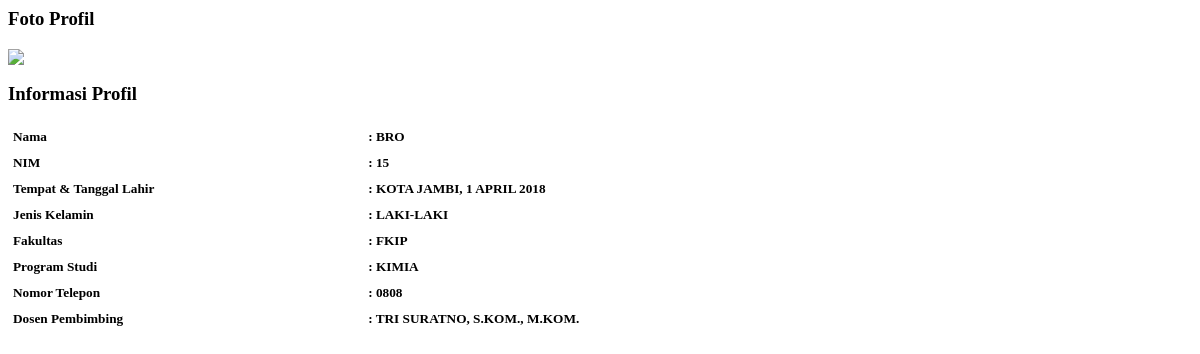
The page /mhs/reqs/profil.php (signed in) on the database as committed earlier.
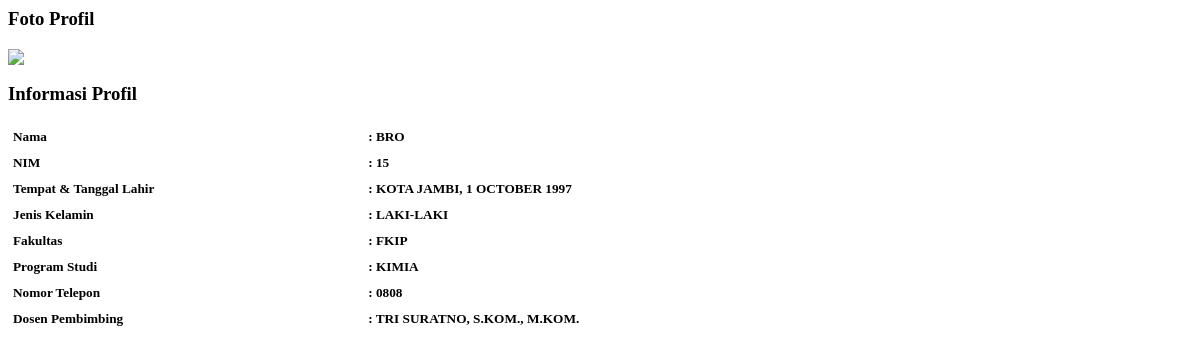
The same page on the database as committed later.
### tables this page shows
CREATE TABLE `mahasiswa` (
  `nim` varchar(20) NOT NULL,
  `nama` varchar(255) NOT NULL,
  `tempat_lahir` varchar(100) NOT NULL,
  `tanggal_lahir` date NOT NULL,
  `fakultas` varchar(70) NOT NULL,
  `prodi` varchar(70) NOT NULL,
  `jenis_kelamin` tinyint(4) NOT NULL,
  `telp` varchar(12) NOT NULL,
  `sks` int(3) NOT NULL,
  `ipk` double NOT NULL,
  `semester` tinyint(4) NOT NULL,
  `nip_pembimbing` varchar(20) NOT NULL,
  `tempat_magang` varchar(100) DEFAULT NULL
);

CREATE TABLE `dosen` (
  `nip` varchar(20) NOT NULL,
  `nama` varchar(50) NOT NULL
);

### core/Database.php (called while the page is built, shortened)
<?php
	class Database
	{
		function __construct()
		{
		    $this->host = 'localhost';
		    $this->user = 'root';
		    $this->pass = '';
		    $this->db 	= 'magang';
		    $this->conn = new mysqli($this->host, $this->user, $this->pass, $this->db);
		}
	}
 ?>

### core/Mahasiswa.php (called while the page is built, shortened)
<?php
	require_once 'Database.php';
	class Mahasiswa extends Database
	{
		function __construct()
		{
			$nim = $_SESSION['username'];
			$query 	= "SELECT dosen.nama AS nama_pembimbing, mahasiswa.* FROM mahasiswa JOIN dosen WHERE dosen.nip = mahasiswa.nip_pembimbing AND mahasiswa.nim = '$nim'";
			$result = $this->conn->query($query);
			while($row = $result->fetch_object())
			{
				$this->nim 				= $row->nim;
				$this->nama 			= $row->nama;
				$this->tempat_lahir 	= $row->tempat_lahir;
				$this->tanggal_lahir 	= date_format(date_create($row->tanggal_lahir), "j F Y");
				$this->fakultas 		= $row->fakultas;
				$this->prodi 			= $row->prodi;
				$this->telp 			= $row->telp;
				$this->jenis_kelamin 	= ($row->jenis_kelamin == 1) ? "Laki-laki" : "Perempuan";
				$this->nama_pembimbing	= $row->nama_pembimbing;
			}
		}
	}
	$mahasiswa = new Mahasiswa();
 ?>

### mhs/reqs/profil.php (the view, shortened to what this page needs)
<div class="col-md-3">
  <h3 class="profile-head">Foto Profil</h3>
  <img src="http://icons.iconarchive.com/icons/webalys/kameleon.pics/512/Student-3-icon.png" class="img-responsive">
</div>
<div class="col-md-9">
  <h3 class="profile-head">Informasi Profil</h3> <?php require_once '../../core/Mahasiswa.php'; ?>
  <div class="profile-content">
    <h5 class="data-type">Nama</h5><h5 class="data-content"> : <?= $mahasiswa->nama ?></h5>
    <h5 class="data-type">NIM</h5><h5 class="data-content">: <?= $mahasiswa->nim ?></h5>
    <h5 class="data-type">Tempat & Tanggal Lahir</h5><h5 class="data-content">: <?= $mahasiswa->tempat_lahir . ', ' . $mahasiswa->tanggal_lahir ?></h5>
    <h5 class="data-type">Jenis Kelamin</h5><h5 class="data-content">: <?= $mahasiswa->jenis_kelamin ?></h5>
    <h5 class="data-type">Fakultas</h5><h5 class="data-content">: <?= $mahasiswa->fakultas ?></h5>
    <h5 class="data-type">Program Studi</h5><h5 class="data-content">: <?= $mahasiswa->prodi ?></h5>
    <h5 class="data-type">Nomor Telepon</h5><h5 class="data-content">: <?= $mahasiswa->telp ?></h5>
    <h5 class="data-type">Dosen Pembimbing</h5><h5 class="data-content">: <?= $mahasiswa->nama_pembimbing ?></h5>
  </div>
</div>

Rows that differ between the two databases and show on the page:
changed mahasiswa "BRO": tanggal_lahir "1 APRIL 2018" → "1 OCTOBER 1997"
